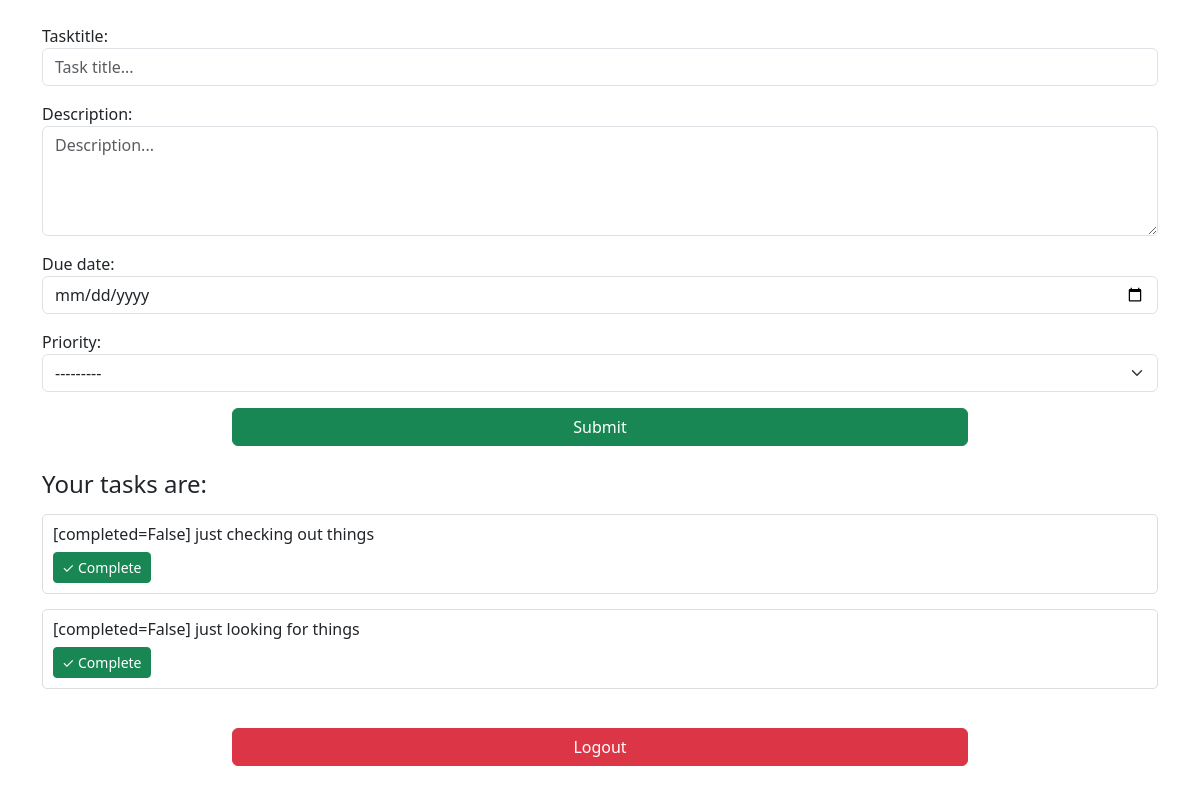
/todo/ (signed in), run on the app's committed database.
### todoApp/models.py (models this page shows, shortened)
class TodoModel(models.Model):
    user = models.ForeignKey(User,on_delete=models.CASCADE)
    choice = [('l','low'),
              ('m','medium'),
              ('h','high')
              ]
    tasktitle = models.TextField(max_length=500)
    description = models.TextField(max_length=1000)
    due_date = models.DateTimeField()
    priority = models.TextField(max_length=1,choices=choice)
    completed = models.BooleanField(default=False)

### todoApp/views.py (the view)
# urls.py: path('todo/',views.todo,name="todo"),
@login_required
def todo(request):
    if request.method == "POST":
        form = todoForm(request.POST)
        if form.is_valid():
            todo_obj = form.save(commit=False)
            todo_obj.user = request.user
            todo_obj.save()
            form = todoForm()
    else:
            form = todoForm()
    data = TodoModel.objects.filter(user=request.user)
    return render(request,"todo.html",{'form':form,'data':data})

### todoApp/forms.py
class todoForm(forms.ModelForm):
    class Meta:
        model = TodoModel
        fields = ("tasktitle","description","due_date","priority")
        widgets = {
            'tasktitle': forms.TextInput(attrs={
                'class': 'form-control',
                'placeholder': 'Task title...'
            }),
            'description': forms.Textarea(attrs={
                'class': 'form-control',
                'rows': 4,
                'placeholder': 'Description...'
            }),
            'due_date': forms.DateInput(attrs={
                'class': 'form-control',
                'type': 'date'
            }),
            'priority': forms.Select(attrs={
                'class': 'form-select'
            }),
        }

### todoApp/templates/todo.html (shortened to what this page needs)
{% extends "layout.html" %}
{% block content %}
<form method="POST" enctype="multipart/form-data">
    {{ form.as_p }}
    <div class="row justify-content-center">
        <div class="col-md-8">
            <button type="submit" class="btn btn-success w-100">Submit</button>
        </div>
    </div>
</form>
<br>
<h4>Your tasks are:</h4>
{% if data %}
    {% for d in data %}
        <div style="margin: 15px 0; padding: 10px; border: 1px solid #ddd; border-radius: 5px;">
            <h6 style="{% if d.completed %}color:#999; opacity:0.6;{% endif %}">
                    [completed={{ d.completed }}] {{ d.description }}
            </h6>
            {% if not d.completed %}
                <a href="{% url 'complete' d.id %}" class="btn btn-success btn-sm">✓ Complete</a>
            {% else %}
                <span class="badge bg-success">Done</span>
            {% endif %}
        </div>
    {% endfor %}
{% else %}
    <p>No tasks found</p>
{% endif %}
<br>
<div class="row justify-content-center">
    <div class="col-md-8">
        <form method="post" action="{% url 'logout' %}">
            <button type="submit" class="btn btn-danger w-100">Logout</button>
        </form>
    </div>
</div>
{% endblock content %}

### data on the page
TodoModel: completed "False", description "just checking out things", shows "✓ Complete"
TodoModel: completed "False", description "just looking for things", shows "✓ Complete"
